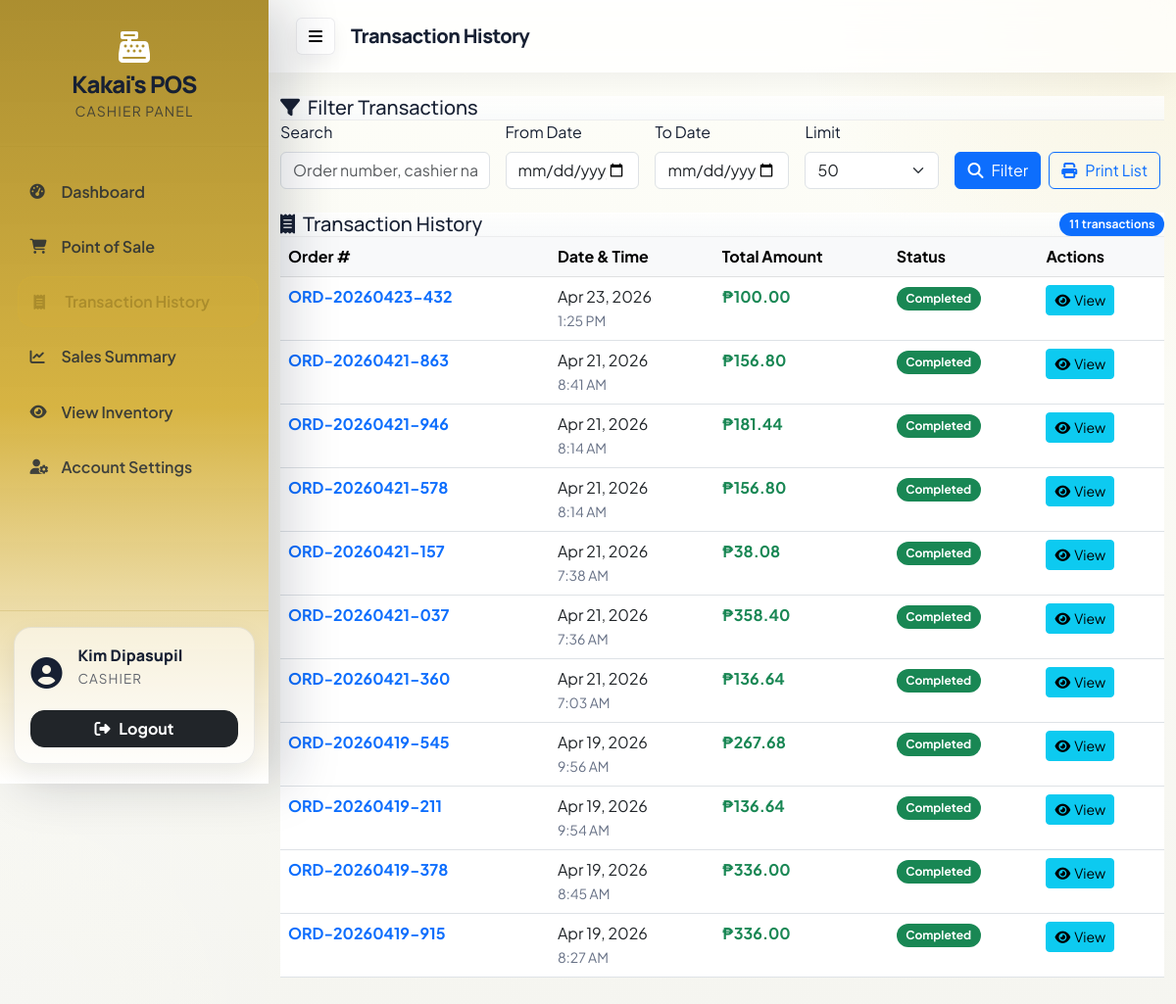
Screenshot of /POS/cashier/transactions.php (signed in) with the database file from the repository.
### tables this page shows
CREATE TABLE `orders` (
  `id` int(11) NOT NULL,
  `order_number` varchar(20) NOT NULL,
  `user_id` int(11) NOT NULL,
  `total_amount` decimal(10,2) NOT NULL,
  `subtotal` decimal(10,2) DEFAULT 0.00,
  `discount_percent` decimal(5,2) DEFAULT 0.00,
  `discount_amount` decimal(10,2) DEFAULT 0.00,
  `tax_amount` decimal(10,2) DEFAULT 0.00,
  `payment_method` varchar(50) DEFAULT 'cash',
  `amount_received` decimal(10,2) DEFAULT 0.00,
  `status` enum('pending','completed','cancelled') DEFAULT 'pending',
  `created_at` timestamp NULL DEFAULT current_timestamp()
);

### POS/app/config.php (called while the page is built, shortened)
<?php
spl_autoload_register(function ($className) {
    $directories = [
        'classes/',
        'controllers/',
        'helpers/'
    ];
    foreach ($directories as $dir) {
        $file = APP_ROOT . '/' . $dir . $className . '.php';
        if (file_exists($file)) {
            return;
        }
    }
});
function formatCurrency($amount) {
    return Layout::formatCurrency($amount);
}
?>

### POS/app/helpers/Layout.php (called while the page is built, shortened)
<?php
class Layout {
    public static function formatCurrency($amount) {
        return '₱' . number_format($amount, 2);
    }
}
?>

### POS/cashier/transactions.php (the view, shortened to what this page needs)
<?php
require_once __DIR__ . '/../app/config.php';
$db = Database::getInstance()->getConnection();
$search = $_GET['search'] ?? '';
$date_from = $_GET['date_from'] ?? '';
$date_to = $_GET['date_to'] ?? '';
$limit = $_GET['limit'] ?? 50;
$sql = "SELECT o.*, u.first_name, u.last_name, u.username, o.created_at as date
        FROM orders o
        LEFT JOIN users u ON o.user_id = u.id
        WHERE 1=1";
$params = [];
$sql .= " ORDER BY o.created_at DESC LIMIT " . (int)$limit;
$stmt = $db->prepare($sql);
$stmt->execute($params);
$transactions = $stmt->fetchAll(PDO::FETCH_ASSOC);
?>
<div class="row mb-4 no-print">
    <div class="col-12">
        <div class="content-card">
            <div class="card-header">
                <h5 class="mb-0">
                    <i class="fas fa-filter me-2"></i>Filter Transactions
                </h5>
            </div>
            <div class="card-body">
                <form method="GET" class="row g-3">
                    <div class="col-md-3">
                        <label class="form-label">Search</label>
                        <input type="text" class="form-control" name="search" value="<?php echo htmlspecialchars($search); ?>" placeholder="Order number, cashier name...">
                    </div>
                    <div class="col-md-2">
                        <label class="form-label">From Date</label>
                        <input type="date" class="form-control" name="date_from" value="<?php echo htmlspecialchars($date_from); ?>">
                    </div>
                    <div class="col-md-2">
                        <label class="form-label">To Date</label>
                        <input type="date" class="form-control" name="date_to" value="<?php echo htmlspecialchars($date_to); ?>">
                    </div>
                    <div class="col-md-2">
                        <label class="form-label">Limit</label>
                        <select class="form-select" name="limit">
                            <option value="50" <?php echo $limit == 50 ? 'selected' : ''; ?>>50</option>
                        </select>
                    </div>
                    <div class="col-md-3 d-flex align-items-end">
                        <button type="submit" class="btn btn-primary btn-custom me-2">
                            <i class="fas fa-search me-2"></i>Filter
                        </button>
                        <button type="button" class="btn btn-outline-primary btn-custom" onclick="printTransactions()">
                            <i class="fas fa-print me-2"></i>Print List
                        </button>
                    </div>
                </form>
            </div>
        </div>
    </div>
</div>
<div class="row">
    <div class="col-12">
        <div class="content-card">
            <div class="card-header d-flex justify-content-between align-items-center">
                <h5 class="mb-0">
                    <i class="fas fa-receipt me-2"></i>Transaction History
                </h5>
                <span class="badge bg-primary"><?php echo count($transactions); ?> transactions</span>
            </div>
            <div class="card-body">
                <div class="table-responsive">
                    <table class="table table-hover">
                        <thead class="table-light">
                            <tr>
                                <th>Order #</th>
                                <th>Date & Time</th>
                                <th>Total Amount</th>
                                <th>Status</th>
                                <th class="no-print">Actions</th>
                            </tr>
                        </thead>
                        <tbody>
                            <?php if (empty($transactions)): ?>
                                <tr>
                                    <td colspan="5" class="text-center text-muted py-4">
                                        <i class="fas fa-info-circle me-2"></i>No transactions found
                                    </td>
                                </tr>
                            <?php else: ?>
                                <?php foreach ($transactions as $t): ?>
                                    <tr>
                                        <td>
                                            <strong class="text-primary"><?php echo htmlspecialchars($t['order_number'] ?? 'ORD-' . $t['id']); ?></strong>
                                        </td>
                                        <td>
                                            <div><?php echo date('M j, Y', strtotime($t['date'])); ?></div>
                                            <small class="text-muted"><?php echo date('g:i A', strtotime($t['date'])); ?></small>
                                        </td>
                                        <td>
                                            <strong class="text-success"><?php echo formatCurrency($t['total_amount']); ?></strong>
                                        </td>
                                        <td>
                                            <span class="badge bg-<?php echo $t['status'] === 'completed' ? 'success' : ($t['status'] === 'pending' ? 'warning' : 'danger'); ?>">
                                                <?php echo ucfirst($t['status']); ?>
                                            </span>
                                        </td>
                                        <td class="no-print">
                                            <button type="button" class="btn btn-info btn-sm" onclick="viewTransactionDetails(<?php echo $t['id']; ?>)">
                                                <i class="fas fa-eye me-1"></i>View
                                            </button>
                                        </td>
                                    </tr>
                                <?php endforeach; ?>
                            <?php endif; ?>
                        </tbody>
                    </table>
                </div>
            </div>
        </div>
    </div>
</div>
<?php
include __DIR__ . '/views/layout.php';
?>

### POS/cashier/views/layout.php (style rules this page uses)
:root { --brand: #D4AF37; --brand-deep: #AA8C2C; --accent: #C79A2B; --accent-deep: #9F7A1C; --accent-soft: #F3E4A8; --accent-rgb: 170, 140, 44; --ink: #172033; --muted: #667085; --line: rgba(23, 32, 51, 0.08); --surface: rgba(255, 255, 255, 0.94); --surface-strong: #ffffff; --shadow-lg: 0 24px 60px rgba(17, 24, 39, 0.12); --shadow-md: 0 12px 30px rgba(17, 24, 39, 0.08); --radius-lg: 24px; --radius-md: 18px; }
body { min-height: 100vh; color: var(--ink); background: radial-gradient(circle at top right, rgba(212, 175, 55, 0.12), transparent 24%), radial-gradient(circle at bottom left, rgba(255, 255, 255, 0.15), transparent 22%), linear-gradient(180deg, #fefef8 0%, #f5f5f0 100%); font-family: 'Plus Jakarta Sans', 'Segoe UI', sans-serif; }
.card-header { background: linear-gradient(180deg, rgba(255,255,255,0.84), rgba(248,250,252,0.72)) !important; border-bottom: 1px solid var(--line) !important; font-family: 'Manrope', sans-serif; font-weight: 700; }
.badge { border-radius: 999px; padding: 0.5em 0.8em; font-weight: 700; }
.text-muted { color: var(--muted) !important; }

### rows the page displays
orders: order_number "ORD-20260423-432", created_at "Apr 23, 2026", created_at "1:25 PM", total_amount "₱100.00", status "Completed"
orders: order_number "ORD-20260421-863", created_at "Apr 21, 2026", created_at "8:41 AM", total_amount "₱156.80", status "Completed"
orders: order_number "ORD-20260421-946", created_at "Apr 21, 2026", created_at "8:14 AM", total_amount "₱181.44", status "Completed"
orders: order_number "ORD-20260421-578", created_at "Apr 21, 2026", created_at "8:14 AM", total_amount "₱156.80", status "Completed"
orders: order_number "ORD-20260421-157", created_at "Apr 21, 2026", created_at "7:38 AM", total_amount "₱38.08", status "Completed"
orders: order_number "ORD-20260421-037", created_at "Apr 21, 2026", created_at "7:36 AM", total_amount "₱358.40", status "Completed"
orders: order_number "ORD-20260421-360", created_at "Apr 21, 2026", created_at "7:03 AM", total_amount "₱136.64", status "Completed"
orders: order_number "ORD-20260419-545", created_at "Apr 19, 2026", created_at "9:56 AM", total_amount "₱267.68", status "Completed"
orders: order_number "ORD-20260419-211", created_at "Apr 19, 2026", created_at "9:54 AM", total_amount "₱136.64", status "Completed"
orders: order_number "ORD-20260419-378", created_at "Apr 19, 2026", created_at "8:45 AM", total_amount "₱336.00", status "Completed"
orders: order_number "ORD-20260419-915", created_at "Apr 19, 2026", created_at "8:27 AM", total_amount "₱336.00", status "Completed"

### other values shown
$displayName "Kim Dipasupil"
$page_title "Transaction History"
count($transactions) "11"
